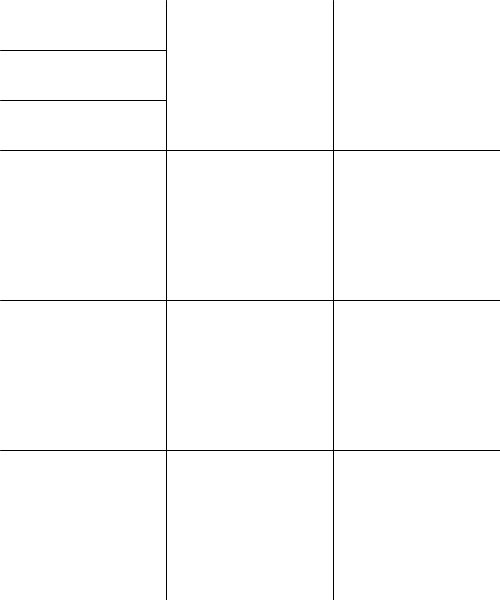
Frame 1 (no input)
Frame 60 (the mouse pressed at the canvas centre just before this capture): identical to frame 1, image omitted
Frame 120 (the mouse held since frame 60 and released just before this capture): identical to frame 1, image omitted

The Processing sketch that drew this single still picture (run headless with seeded random() and noise(); from frame 60 on, the mouse is pressed at the canvas centre):

// Processing sketch: Lines
// ── Lines.pde
//Variables, no call needed for variables-only

void setup() {
  size(500, 600); //To Illustrate use of Display Geometry
  //fullScreen(); //uses displayWidth and displayHeight
  println("Screen Width:", displayWidth, "\tHeight:", displayHeight);
  println("Starting of Console"); // If you cannot see this, the find another way to see the list on the program
  
  background(255);
  
  //Main Divisions
  line(width*1/3, 0, width*1/3, height);
  
  line(width*2/3, 0, width*2/3, height);
  line(0, height*1/4, width, height*1/4);
  line(0, height*1/2, width, height*1/2);
  line(0, height*3/4, width, height*3/4);
  
  //Easy, Medium, Mastery Buttons
  line(0, height*1/12, width*1/3, height*1/12);
  line(0, height*2/12, width*1/3, height*2/12);
  
}


void draw() {}
